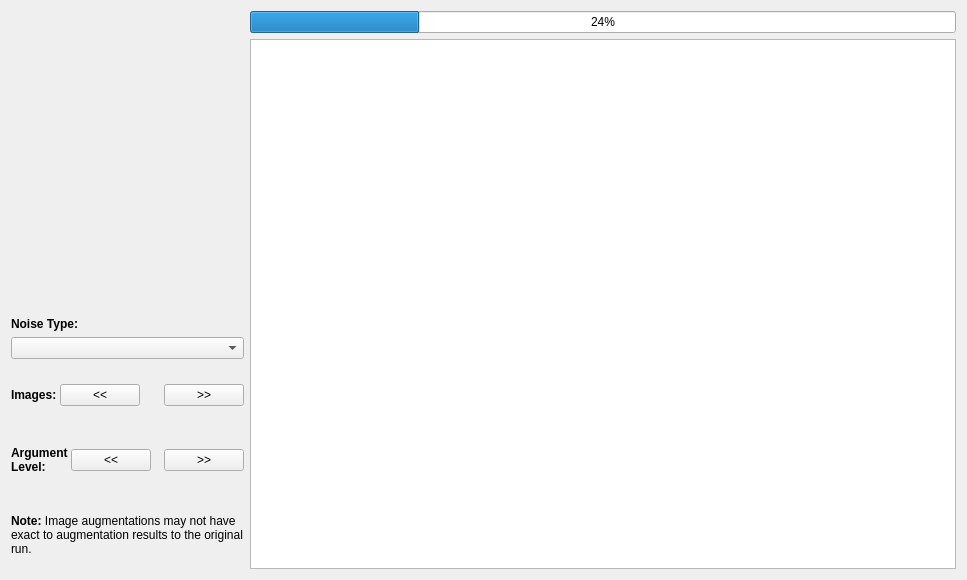
<?xml version="1.0" encoding="UTF-8"?>
<ui version="4.0">
 <class>Dialog</class>
 <widget class="QDialog" name="Dialog">
  <property name="geometry">
   <rect>
    <x>0</x>
    <y>0</y>
    <width>967</width>
    <height>580</height>
   </rect>
  </property>
  <property name="windowTitle">
   <string>Dialog</string>
  </property>
  <layout class="QHBoxLayout" name="horizontalLayout">
   <item>
    <layout class="QVBoxLayout" name="verticalLayout">
     <property name="spacing">
      <number>3</number>
     </property>
     <item>
      <widget class="QPushButton" name="previewImage">
       <property name="minimumSize">
        <size>
         <width>0</width>
         <height>300</height>
        </size>
       </property>
       <property name="text">
        <string/>
       </property>
       <property name="flat">
        <bool>true</bool>
       </property>
      </widget>
     </item>
     <item>
      <widget class="QLabel" name="noise_type_label">
       <property name="maximumSize">
        <size>
         <width>16777215</width>
         <height>20</height>
        </size>
       </property>
       <property name="font">
        <font>
         <weight>75</weight>
         <bold>true</bold>
        </font>
       </property>
       <property name="text">
        <string>Noise Type:</string>
       </property>
      </widget>
     </item>
     <item>
      <widget class="QComboBox" name="augComboBox"/>
     </item>
     <item>
      <layout class="QGridLayout" name="picturePreview">
       <item row="0" column="4" rowspan="4">
        <widget class="QPushButton" name="previewForward">
         <property name="text">
          <string>&gt;&gt;</string>
         </property>
        </widget>
       </item>
       <item row="1" column="2" rowspan="2">
        <widget class="QLabel" name="label">
         <property name="text">
          <string/>
         </property>
         <property name="alignment">
          <set>Qt::AlignCenter</set>
         </property>
        </widget>
       </item>
       <item row="0" column="1" rowspan="4">
        <widget class="QPushButton" name="previewBack">
         <property name="text">
          <string>&lt;&lt;</string>
         </property>
        </widget>
       </item>
       <item row="0" column="0" rowspan="4">
        <widget class="QLabel" name="image_label">
         <property name="text">
          <string>&lt;html&gt;&lt;head/&gt;&lt;body&gt;&lt;p&gt;&lt;span style=&quot; font-weight:600;&quot;&gt;Images:&lt;/span&gt;&lt;/p&gt;&lt;/body&gt;&lt;/html&gt;</string>
         </property>
        </widget>
       </item>
      </layout>
     </item>
     <item>
      <layout class="QGridLayout" name="previewNonCompound">
       <property name="bottomMargin">
        <number>10</number>
       </property>
       <item row="0" column="0" rowspan="3">
        <widget class="QLabel" name="degrade_label">
         <property name="text">
          <string>&lt;html&gt;&lt;head/&gt;&lt;body&gt;&lt;p&gt;&lt;span style=&quot; font-weight:600;&quot;&gt;Argument&lt;br/&gt;Level:&lt;/span&gt;&lt;/p&gt;&lt;/body&gt;&lt;/html&gt;</string>
         </property>
        </widget>
       </item>
       <item row="0" column="3" rowspan="3">
        <widget class="QPushButton" name="previewForward_3">
         <property name="text">
          <string>&gt;&gt;</string>
         </property>
        </widget>
       </item>
       <item row="1" column="2">
        <widget class="QLabel" name="label_11">
         <property name="text">
          <string/>
         </property>
         <property name="alignment">
          <set>Qt::AlignCenter</set>
         </property>
        </widget>
       </item>
       <item row="0" column="1" rowspan="3">
        <widget class="QPushButton" name="previewBack_3">
         <property name="text">
          <string>&lt;&lt;</string>
         </property>
        </widget>
       </item>
      </layout>
     </item>
     <item>
      <widget class="QLabel" name="label_7">
       <property name="text">
        <string>&lt;html&gt;&lt;head/&gt;&lt;body&gt;&lt;p&gt;&lt;span style=&quot; font-weight:600;&quot;&gt;Note:&lt;/span&gt; Image augmentations may not have exact to augmentation results to the original run.&lt;/p&gt;&lt;/body&gt;&lt;/html&gt;</string>
       </property>
       <property name="wordWrap">
        <bool>true</bool>
       </property>
       <property name="margin">
        <number>0</number>
       </property>
      </widget>
     </item>
    </layout>
   </item>
   <item>
    <layout class="QVBoxLayout" name="verticalLayout_2">
     <item>
      <widget class="QProgressBar" name="progressBar">
       <property name="value">
        <number>24</number>
       </property>
      </widget>
     </item>
     <item>
      <widget class="QTextEdit" name="textProgress"/>
     </item>
    </layout>
   </item>
   <item>
    <layout class="QGridLayout" name="graphGrid" columnminimumwidth="0">
     <property name="sizeConstraint">
      <enum>QLayout::SetMinimumSize</enum>
     </property>
    </layout>
   </item>
  </layout>
 </widget>
 <resources/>
 <connections/>
</ui>
